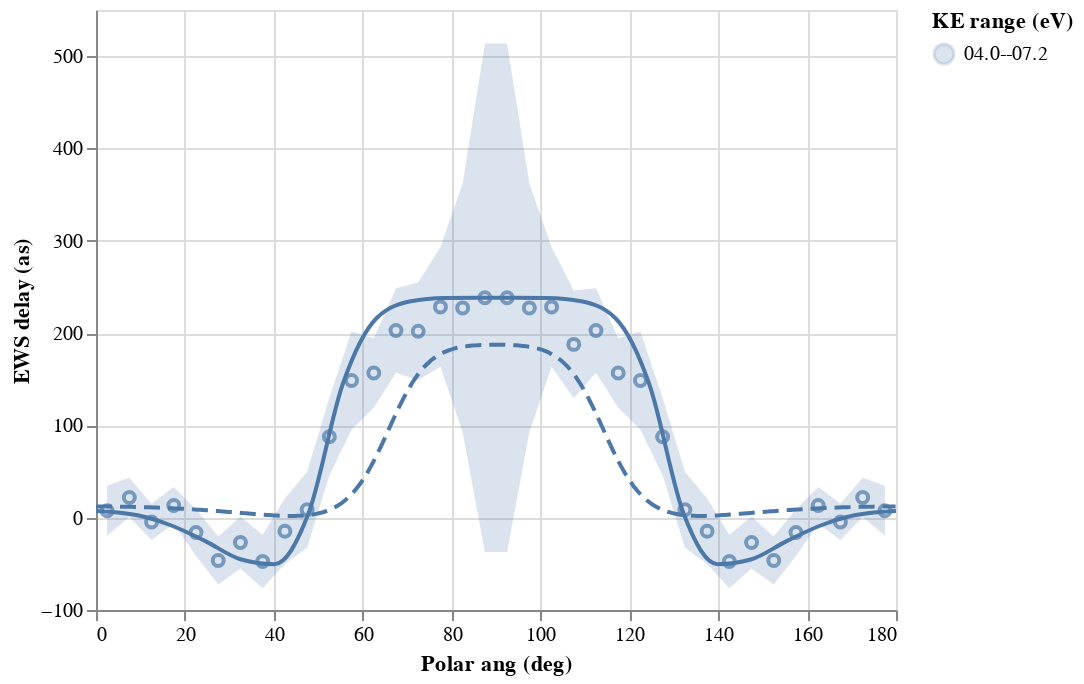

The notebook cell this image was saved under:
### Code cell
base = {k: alt.Chart(data[k]) for k in ("Measured", "TDCASSCF", "Perturb")}

(
    base["Measured"].mark_area(opacity=0.2).encode(
        x="Polar ang (deg)",
        y=alt.Y("EWS delay fr (as)", axis=alt.Axis(title="EWS delay (as)")),
        y2="EWS delay to (as)",
        color="KE range (eV)",
    )
    + base["Measured"].mark_point().encode(
        x="Polar ang (deg)",
        y="EWS delay (as)",
        color="KE range (eV)",
    )
    + base["TDCASSCF"].mark_line(interpolate="monotone").encode(
        x="Polar ang (deg)",
        y="EWS delay (as)",
        color="KE range (eV)",
    )
    + base["Perturb"].mark_line(interpolate="monotone", strokeDash=[8, 4]).encode(
        x="Polar ang (deg)",
        y="EWS delay (as)",
        color="KE range (eV)",
    )
).interactive(bind_x=False)

### Figure 1 — Vega-Lite specification as saved in the notebook (floating-point values rounded to 4 significant figures; data arrays with more than 128 entries replaced by an {"elided": "..."} marker saying what was removed)
{"$schema": "https://vega.github.io/schema/vega-lite/v2.6.0.json", "config": {"view": {"height": 300, "width": 400}}, "datasets": {"data-1b242d11f0520bbddd494dbefbc5320d": [{"Config": "sum[m]", "EWS delay (as)": 7.369, "KE range (eV)": "04.0--07.2", "Method": "TD-CASSCF", "Photon energy fr (eV)": 14.3, "Photon energy to (eV)": 15.9, "Polar ang (deg)": 0, "Polar ang (rad)": 0}, {"Config": "sum[m]", "EWS delay (as)": 2.588, "KE range (eV)": "04.0--07.2", "Method": "TD-CASSCF", "Photon energy fr (eV)": 14.3, "Photon energy to (eV)": 15.9, "Polar ang (deg)": 9.344, "Polar ang (rad)": 0.1631}, {"Config": "sum[m]", "EWS delay (as)": -8.729, "KE range (eV)": "04.0--07.2", "Method": "TD-CASSCF", "Photon energy fr (eV)": 14.3, "Photon energy to (eV)": 15.9, "Polar ang (deg)": 17.11, "Polar ang (rad)": 0.2986}, {"Config": "sum[m]", "EWS delay (as)": -25.95, "KE range (eV)": "04.0--07.2", "Method": "TD-CASSCF", "Photon energy fr (eV)": 14.3, "Photon energy to (eV)": 15.9, "Polar ang (deg)": 24.81, "Polar ang (rad)": 0.433}, {"Config": "sum[m]", "EWS delay (as)": -45.0, "KE range (eV)": "04.0--07.2", "Method": "TD-CASSCF", "Photon energy fr (eV)": 14.3, "Photon energy to (eV)": 15.9, "Polar ang (deg)": 32.49, "Polar ang (rad)": 0.5671}, {"Config": "sum[m]", "EWS delay (as)": -50.33, "KE range (eV)": "04.0--07.2", "Method": "TD-CASSCF", "Photon energy fr (eV)": 14.3, "Photon energy to (eV)": 15.9, "Polar ang (deg)": 40.17, "Polar ang (rad)": 0.701}, {"Config": "sum[m]", "EWS delay (as)": 5.037, "KE range (eV)": "04.0--07.2", "Method": "TD-CASSCF", "Photon energy fr (eV)": 14.3, "Photon energy to (eV)": 15.9, "Polar ang (deg)": 47.84, "Polar ang (rad)": 0.8349}, {"Config": "sum[m]", "EWS delay (as)": 144.5, "KE range (eV)": "04.0--07.2", "Method": "TD-CASSCF", "Photon energy fr (eV)": 14.3, "Photon energy to (eV)": 15.9, "Polar ang (deg)": 55.51, "Polar ang (rad)": 0.9687}, {"Config": "sum[m]", "EWS delay (as)": 216.4, "KE range (eV)": "04.0--07.2", "Method": "TD-CASSCF", "Photon energy fr (eV)": 14.3, "Photon energy to (eV)": 15.9, "Polar ang (deg)": 63.17, "Polar ang (rad)": 1.103}, {"Config": "sum[m]", "EWS delay (as)": 234.5, "KE range (eV)": "04.0--07.2", "Method": "TD-CASSCF", "Photon energy fr (eV)": 14.3, "Photon energy to (eV)": 15.9, "Polar ang (deg)": 70.84, "Polar ang (rad)": 1.236}, {"Config": "sum[m]", "EWS delay (as)": 238.1, "KE range (eV)": "04.0--07.2", "Method": "TD-CASSCF", "Photon energy fr (eV)": 14.3, "Photon energy to (eV)": 15.9, "Polar ang (deg)": 78.5, "Polar ang (rad)": 1.37}, {"Config": "sum[m]", "EWS delay (as)": 238.4, "KE range (eV)": "04.0--07.2", "Method": "TD-CASSCF", "Photon energy fr (eV)": 14.3, "Photon energy to (eV)": 15.9, "Polar ang (deg)": 86.17, "Polar ang (rad)": 1.504}, {"Config": "sum[m]", "EWS delay (as)": 238.4, "KE range (eV)": "04.0--07.2", "Method": "TD-CASSCF", "Photon energy fr (eV)": 14.3, "Photon energy to (eV)": 15.9, "Polar ang (deg)": 93.83, "Polar ang (rad)": 1.638}, {"Config": "sum[m]", "EWS delay (as)": 238.1, "KE range (eV)": "04.0--07.2", "Method": "TD-CASSCF", "Photon energy fr (eV)": 14.3, "Photon energy to (eV)": 15.9, "Polar ang (deg)": 101.5, "Polar ang (rad)": 1.771}, {"Config": "sum[m]", "EWS delay (as)": 234.5, "KE range (eV)": "04.0--07.2", "Method": "TD-CASSCF", "Photon energy fr (eV)": 14.3, "Photon energy to (eV)": 15.9, "Polar ang (deg)": 109.2, "Polar ang (rad)": 1.905}, {"Config": "sum[m]", "EWS delay (as)": 216.4, "KE range (eV)": "04.0--07.2", "Method": "TD-CASSCF", "Photon energy fr (eV)": 14.3, "Photon energy to (eV)": 15.9, "Polar ang (deg)": 116.8, "Polar ang (rad)": 2.039}, {"Config": "sum[m]", "EWS delay (as)": 144.5, "KE range (eV)": "04.0--07.2", "Method": "TD-CASSCF", "Photon energy fr (eV)": 14.3, "Photon energy to (eV)": 15.9, "Polar ang (deg)": 124.5, "Polar ang (rad)": 2.173}, {"Config": "sum[m]", "EWS delay (as)": 5.037, "KE range (eV)": "04.0--07.2", "Method": "TD-CASSCF", "Photon energy fr (eV)": 14.3, "Photon energy to (eV)": 15.9, "Polar ang (deg)": 132.2, "Polar ang (rad)": 2.307}, {"Config": "sum[m]", "EWS delay (as)": -50.33, "KE range (eV)": "04.0--07.2", "Method": "TD-CASSCF", "Photon energy fr (eV)": 14.3, "Photon energy to (eV)": 15.9, "Polar ang (deg)": 139.8, "Polar ang (rad)": 2.441}, {"Config": "sum[m]", "EWS delay (as)": -45.0, "KE range (eV)": "04.0--07.2", "Method": "TD-CASSCF", "Photon energy fr (eV)": 14.3, "Photon energy to (eV)": 15.9, "Polar ang (deg)": 147.5, "Polar ang (rad)": 2.575}, {"Config": "sum[m]", "EWS delay (as)": -25.95, "KE range (eV)": "04.0--07.2", "Method": "TD-CASSCF", "Photon energy fr (eV)": 14.3, "Photon energy to (eV)": 15.9, "Polar ang (deg)": 155.2, "Polar ang (rad)": 2.709}, {"Config": "sum[m]", "EWS delay (as)": -8.729, "KE range (eV)": "04.0--07.2", "Method": "TD-CASSCF", "Photon energy fr (eV)": 14.3, "Photon energy to (eV)": 15.9, "Polar ang (deg)": 162.9, "Polar ang (rad)": 2.843}, {"Config": "sum[m]", "EWS delay (as)": 2.588, "KE range (eV)": "04.0--07.2", "Method": "TD-CASSCF", "Photon energy fr (eV)": 14.3, "Photon energy to (eV)": 15.9, "Polar ang (deg)": 170.7, "Polar ang (rad)": 2.978}, {"Config": "sum[m]", "EWS delay (as)": 7.369, "KE range (eV)": "04.0--07.2", "Method": "TD-CASSCF", "Photon energy fr (eV)": 14.3, "Photon energy to (eV)": 15.9, "Polar ang (deg)": 180.0, "Polar ang (rad)": 3.142}], "data-d087801a7c571277a5c5f7cbfbaab748": [{"EWS delay (as)": 7.559, "EWS delay err (as)": 27.09, "EWS delay fr (as)": -19.53, "EWS delay to (as)": 34.65, "KE range (eV)": "04.0--07.2", "Method": "Measured", "Photon energy fr (eV)": 14.3, "Photon energy to (eV)": 15.9, "Polar ang (deg)": 2.5, "Polar ang fr (deg)": 0, "Polar ang to (deg)": 5}, {"EWS delay (as)": 21.92, "EWS delay err (as)": 21.27, "EWS delay fr (as)": 0.6517, "EWS delay to (as)": 43.18, "KE range (eV)": "04.0--07.2", "Method": "Measured", "Photon energy fr (eV)": 14.3, "Photon energy to (eV)": 15.9, "Polar ang (deg)": 7.5, "Polar ang fr (deg)": 5, "Polar ang to (deg)": 10}, {"EWS delay (as)": -4.644, "EWS delay err (as)": 19.66, "EWS delay fr (as)": -24.3, "EWS delay to (as)": 15.01, "KE range (eV)": "04.0--07.2", "Method": "Measured", "Photon energy fr (eV)": 14.3, "Photon energy to (eV)": 15.9, "Polar ang (deg)": 12.5, "Polar ang fr (deg)": 10, "Polar ang to (deg)": 15}, {"EWS delay (as)": 13.23, "EWS delay err (as)": 20.14, "EWS delay fr (as)": -6.91, "EWS delay to (as)": 33.37, "KE range (eV)": "04.0--07.2", "Method": "Measured", "Photon energy fr (eV)": 14.3, "Photon energy to (eV)": 15.9, "Polar ang (deg)": 17.5, "Polar ang fr (deg)": 15, "Polar ang to (deg)": 20}, {"EWS delay (as)": -16.04, "EWS delay err (as)": 25.07, "EWS delay fr (as)": -41.11, "EWS delay to (as)": 9.032, "KE range (eV)": "04.0--07.2", "Method": "Measured", "Photon energy fr (eV)": 14.3, "Photon energy to (eV)": 15.9, "Polar ang (deg)": 22.5, "Polar ang fr (deg)": 20, "Polar ang to (deg)": 25}, {"EWS delay (as)": -46.45, "EWS delay err (as)": 25.99, "EWS delay fr (as)": -72.44, "EWS delay to (as)": -20.46, "KE range (eV)": "04.0--07.2", "Method": "Measured", "Photon energy fr (eV)": 14.3, "Photon energy to (eV)": 15.9, "Polar ang (deg)": 27.5, "Polar ang fr (deg)": 25, "Polar ang to (deg)": 30}, {"EWS delay (as)": -26.85, "EWS delay err (as)": 28.1, "EWS delay fr (as)": -54.95, "EWS delay to (as)": 1.257, "KE range (eV)": "04.0--07.2", "Method": "Measured", "Photon energy fr (eV)": 14.3, "Photon energy to (eV)": 15.9, "Polar ang (deg)": 32.5, "Polar ang fr (deg)": 30, "Polar ang to (deg)": 35}, {"EWS delay (as)": -47.42, "EWS delay err (as)": 28.98, "EWS delay fr (as)": -76.4, "EWS delay to (as)": -18.44, "KE range (eV)": "04.0--07.2", "Method": "Measured", "Photon energy fr (eV)": 14.3, "Photon energy to (eV)": 15.9, "Polar ang (deg)": 37.5, "Polar ang fr (deg)": 35, "Polar ang to (deg)": 40}, {"EWS delay (as)": -14.78, "EWS delay err (as)": 35.45, "EWS delay fr (as)": -50.22, "EWS delay to (as)": 20.67, "KE range (eV)": "04.0--07.2", "Method": "Measured", "Photon energy fr (eV)": 14.3, "Photon energy to (eV)": 15.9, "Polar ang (deg)": 42.5, "Polar ang fr (deg)": 40, "Polar ang to (deg)": 45}, {"EWS delay (as)": 8.578, "EWS delay err (as)": 41.14, "EWS delay fr (as)": -32.57, "EWS delay to (as)": 49.72, "KE range (eV)": "04.0--07.2", "Method": "Measured", "Photon energy fr (eV)": 14.3, "Photon energy to (eV)": 15.9, "Polar ang (deg)": 47.5, "Polar ang fr (deg)": 45, "Polar ang to (deg)": 50}, {"EWS delay (as)": 87.69, "EWS delay err (as)": 42.06, "EWS delay fr (as)": 45.63, "EWS delay to (as)": 129.8, "KE range (eV)": "04.0--07.2", "Method": "Measured", "Photon energy fr (eV)": 14.3, "Photon energy to (eV)": 15.9, "Polar ang (deg)": 52.5, "Polar ang fr (deg)": 50, "Polar ang to (deg)": 55}, {"EWS delay (as)": 148.6, "EWS delay err (as)": 53.22, "EWS delay fr (as)": 95.38, "EWS delay to (as)": 201.8, "KE range (eV)": "04.0--07.2", "Method": "Measured", "Photon energy fr (eV)": 14.3, "Photon energy to (eV)": 15.9, "Polar ang (deg)": 57.5, "Polar ang fr (deg)": 55, "Polar ang to (deg)": 60}, {"EWS delay (as)": 156.7, "EWS delay err (as)": 37.58, "EWS delay fr (as)": 119.2, "EWS delay to (as)": 194.3, "KE range (eV)": "04.0--07.2", "Method": "Measured", "Photon energy fr (eV)": 14.3, "Photon energy to (eV)": 15.9, "Polar ang (deg)": 62.5, "Polar ang fr (deg)": 60, "Polar ang to (deg)": 65}, {"EWS delay (as)": 202.8, "EWS delay err (as)": 45.71, "EWS delay fr (as)": 157.1, "EWS delay to (as)": 248.5, "KE range (eV)": "04.0--07.2", "Method": "Measured", "Photon energy fr (eV)": 14.3, "Photon energy to (eV)": 15.9, "Polar ang (deg)": 67.5, "Polar ang fr (deg)": 65, "Polar ang to (deg)": 70}, {"EWS delay (as)": 201.9, "EWS delay err (as)": 52.99, "EWS delay fr (as)": 149.0, "EWS delay to (as)": 254.9, "KE range (eV)": "04.0--07.2", "Method": "Measured", "Photon energy fr (eV)": 14.3, "Photon energy to (eV)": 15.9, "Polar ang (deg)": 72.5, "Polar ang fr (deg)": 70, "Polar ang to (deg)": 75}, {"EWS delay (as)": 228.4, "EWS delay err (as)": 64.92, "EWS delay fr (as)": 163.4, "EWS delay to (as)": 293.3, "KE range (eV)": "04.0--07.2", "Method": "Measured", "Photon energy fr (eV)": 14.3, "Photon energy to (eV)": 15.9, "Polar ang (deg)": 77.5, "Polar ang fr (deg)": 75, "Polar ang to (deg)": 80}, {"EWS delay (as)": 227.3, "EWS delay err (as)": 134.7, "EWS delay fr (as)": 92.52, "EWS delay to (as)": 362.0, "KE range (eV)": "04.0--07.2", "Method": "Measured", "Photon energy fr (eV)": 14.3, "Photon energy to (eV)": 15.9, "Polar ang (deg)": 82.5, "Polar ang fr (deg)": 80, "Polar ang to (deg)": 85}, {"EWS delay (as)": 238.2, "EWS delay err (as)": 275.4, "EWS delay fr (as)": -37.17, "EWS delay to (as)": 513.6, "KE range (eV)": "04.0--07.2", "Method": "Measured", "Photon energy fr (eV)": 14.3, "Photon energy to (eV)": 15.9, "Polar ang (deg)": 87.5, "Polar ang fr (deg)": 85, "Polar ang to (deg)": 90}, {"EWS delay (as)": 238.2, "EWS delay err (as)": 275.4, "EWS delay fr (as)": -37.17, "EWS delay to (as)": 513.6, "KE range (eV)": "04.0--07.2", "Method": "Measured", "Photon energy fr (eV)": 14.3, "Photon energy to (eV)": 15.9, "Polar ang (deg)": 92.5, "Polar ang fr (deg)": 90, "Polar ang to (deg)": 95}, {"EWS delay (as)": 227.3, "EWS delay err (as)": 134.7, "EWS delay fr (as)": 92.52, "EWS delay to (as)": 362.0, "KE range (eV)": "04.0--07.2", "Method": "Measured", "Photon energy fr (eV)": 14.3, "Photon energy to (eV)": 15.9, "Polar ang (deg)": 97.5, "Polar ang fr (deg)": 95, "Polar ang to (deg)": 100}, {"EWS delay (as)": 228.4, "EWS delay err (as)": 64.92, "EWS delay fr (as)": 163.4, "EWS delay to (as)": 293.3, "KE range (eV)": "04.0--07.2", "Method": "Measured", "Photon energy fr (eV)": 14.3, "Photon energy to (eV)": 15.9, "Polar ang (deg)": 102.5, "Polar ang fr (deg)": 100, "Polar ang to (deg)": 105}, {"EWS delay (as)": 187.8, "EWS delay err (as)": 58.36, "EWS delay fr (as)": 129.4, "EWS delay to (as)": 246.1, "KE range (eV)": "04.0--07.2", "Method": "Measured", "Photon energy fr (eV)": 14.3, "Photon energy to (eV)": 15.9, "Polar ang (deg)": 107.5, "Polar ang fr (deg)": 105, "Polar ang to (deg)": 110}, {"EWS delay (as)": 202.8, "EWS delay err (as)": 45.71, "EWS delay fr (as)": 157.1, "EWS delay to (as)": 248.5, "KE range (eV)": "04.0--07.2", "Method": "Measured", "Photon energy fr (eV)": 14.3, "Photon energy to (eV)": 15.9, "Polar ang (deg)": 112.5, "Polar ang fr (deg)": 110, "Polar ang to (deg)": 115}, {"EWS delay (as)": 156.7, "EWS delay err (as)": 37.58, "EWS delay fr (as)": 119.2, "EWS delay to (as)": 194.3, "KE range (eV)": "04.0--07.2", "Method": "Measured", "Photon energy fr (eV)": 14.3, "Photon energy to (eV)": 15.9, "Polar ang (deg)": 117.5, "Polar ang fr (deg)": 115, "Polar ang to (deg)": 120}, {"EWS delay (as)": 148.6, "EWS delay err (as)": 53.22, "EWS delay fr (as)": 95.38, "EWS delay to (as)": 201.8, "KE range (eV)": "04.0--07.2", "Method": "Measured", "Photon energy fr (eV)": 14.3, "Photon energy to (eV)": 15.9, "Polar ang (deg)": 122.5, "Polar ang fr (deg)": 120, "Polar ang to (deg)": 125}, {"EWS delay (as)": 87.69, "EWS delay err (as)": 42.06, "EWS delay fr (as)": 45.63, "EWS delay to (as)": 129.8, "KE range (eV)": "04.0--07.2", "Method": "Measured", "Photon energy fr (eV)": 14.3, "Photon energy to (eV)": 15.9, "Polar ang (deg)": 127.5, "Polar ang fr (deg)": 125, "Polar ang to (deg)": 130}, {"EWS delay (as)": 8.578, "EWS delay err (as)": 41.14, "EWS delay fr (as)": -32.57, "EWS delay to (as)": 49.72, "KE range (eV)": "04.0--07.2", "Method": "Measured", "Photon energy fr (eV)": 14.3, "Photon energy to (eV)": 15.9, "Polar ang (deg)": 132.5, "Polar ang fr (deg)": 130, "Polar ang to (deg)": 135}, {"EWS delay (as)": -14.78, "EWS delay err (as)": 35.45, "EWS delay fr (as)": -50.22, "EWS delay to (as)": 20.67, "KE range (eV)": "04.0--07.2", "Method": "Measured", "Photon energy fr (eV)": 14.3, "Photon energy to (eV)": 15.9, "Polar ang (deg)": 137.5, "Polar ang fr (deg)": 135, "Polar ang to (deg)": 140}, {"EWS delay (as)": -47.42, "EWS delay err (as)": 28.98, "EWS delay fr (as)": -76.4, "EWS delay to (as)": -18.44, "KE range (eV)": "04.0--07.2", "Method": "Measured", "Photon energy fr (eV)": 14.3, "Photon energy to (eV)": 15.9, "Polar ang (deg)": 142.5, "Polar ang fr (deg)": 140, "Polar ang to (deg)": 145}, {"EWS delay (as)": -26.85, "EWS delay err (as)": 28.1, "EWS delay fr (as)": -54.95, "EWS delay to (as)": 1.257, "KE range (eV)": "04.0--07.2", "Method": "Measured", "Photon energy fr (eV)": 14.3, "Photon energy to (eV)": 15.9, "Polar ang (deg)": 147.5, "Polar ang fr (deg)": 145, "Polar ang to (deg)": 150}, {"EWS delay (as)": -46.45, "EWS delay err (as)": 25.99, "EWS delay fr (as)": -72.44, "EWS delay to (as)": -20.46, "KE range (eV)": "04.0--07.2", "Method": "Measured", "Photon energy fr (eV)": 14.3, "Photon energy to (eV)": 15.9, "Polar ang (deg)": 152.5, "Polar ang fr (deg)": 150, "Polar ang to (deg)": 155}, {"EWS delay (as)": -16.04, "EWS delay err (as)": 25.07, "EWS delay fr (as)": -41.11, "EWS delay to (as)": 9.032, "KE range (eV)": "04.0--07.2", "Method": "Measured", "Photon energy fr (eV)": 14.3, "Photon energy to (eV)": 15.9, "Polar ang (deg)": 157.5, "Polar ang fr (deg)": 155, "Polar ang to (deg)": 160}, {"EWS delay (as)": 13.23, "EWS delay err (as)": 20.14, "EWS delay fr (as)": -6.91, "EWS delay to (as)": 33.37, "KE range (eV)": "04.0--07.2", "Method": "Measured", "Photon energy fr (eV)": 14.3, "Photon energy to (eV)": 15.9, "Polar ang (deg)": 162.5, "Polar ang fr (deg)": 160, "Polar ang to (deg)": 165}, {"EWS delay (as)": -4.644, "EWS delay err (as)": 19.66, "EWS delay fr (as)": -24.3, "EWS delay to (as)": 15.01, "KE range (eV)": "04.0--07.2", "Method": "Measured", "Photon energy fr (eV)": 14.3, "Photon energy to (eV)": 15.9, "Polar ang (deg)": 167.5, "Polar ang fr (deg)": 165, "Polar ang to (deg)": 170}, {"EWS delay (as)": 21.92, "EWS delay err (as)": 21.27, "EWS delay fr (as)": 0.6517, "EWS delay to (as)": 43.18, "KE range (eV)": "04.0--07.2", "Method": "Measured", "Photon energy fr (eV)": 14.3, "Photon energy to (eV)": 15.9, "Polar ang (deg)": 172.5, "Polar ang fr (deg)": 170, "Polar ang to (deg)": 175}, {"EWS delay (as)": 7.559, "EWS delay err (as)": 27.09, "EWS delay fr (as)": -19.53, "EWS delay to (as)": 34.65, "KE range (eV)": "04.0--07.2", "Method": "Measured", "Photon energy fr (eV)": 14.3, "Photon energy to (eV)": 15.9, "Polar ang (deg)": 177.5, "Polar ang fr (deg)": 175, "Polar ang to (deg)": 180}], "data-d8cd1d7807f4dfd6fa40fe3d6406cefc": {"elided": "315 records"}}, "layer": [{"data": {"name": "data-d087801a7c571277a5c5f7cbfbaab748"}, "encoding": {"color": {"field": "KE range (eV)", "type": "nominal"}, "x": {"field": "Polar ang (deg)", "type": "quantitative"}, "y": {"axis": {"title": "EWS delay (as)"}, "field": "EWS delay fr (as)", "type": "quantitative"}, "y2": {"field": "EWS delay to (as)", "type": "quantitative"}}, "mark": {"opacity": 0.2, "type": "area"}, "selection": {"selector002": {"bind": "scales", "encodings": ["y"], "mark": {"fill": "#333", "fillOpacity": 0.125, "stroke": "white"}, "on": "[mousedown, window:mouseup] > window:mousemove!", "resolve": "global", "translate": "[mousedown, window:mouseup] > window:mousemove!", "type": "interval", "zoom": "wheel!"}}}, {"data": {"name": "data-d087801a7c571277a5c5f7cbfbaab748"}, "encoding": {"color": {"field": "KE range (eV)", "type": "nominal"}, "x": {"field": "Polar ang (deg)", "type": "quantitative"}, "y": {"field": "EWS delay (as)", "type": "quantitative"}}, "mark": "point"}, {"data": {"name": "data-1b242d11f0520bbddd494dbefbc5320d"}, "encoding": {"color": {"field": "KE range (eV)", "type": "nominal"}, "x": {"field": "Polar ang (deg)", "type": "quantitative"}, "y": {"field": "EWS delay (as)", "type": "quantitative"}}, "mark": {"interpolate": "monotone", "type": "line"}}, {"data": {"name": "data-d8cd1d7807f4dfd6fa40fe3d6406cefc"}, "encoding": {"color": {"field": "KE range (eV)", "type": "nominal"}, "x": {"field": "Polar ang (deg)", "type": "quantitative"}, "y": {"field": "EWS delay (as)", "type": "quantitative"}}, "mark": {"interpolate": "monotone", "strokeDash": [8, 4], "type": "line"}}]}
